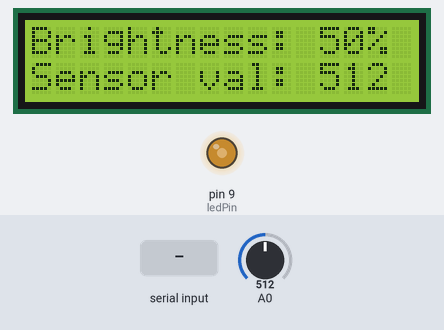
Simulated run of this sketch. Board: Arduino Uno, built with avr-gcc and run on an emulated ATmega328P. Shown: 16×2 character LCD, output pins drawn as LEDs (lit = HIGH). The inputs (shaded band) are chosen by the test bench; at power-on: A0 = 512.

Above: at 1.2 s.
1.3 s: "90,45\n" received over Serial
At 2.6 s:
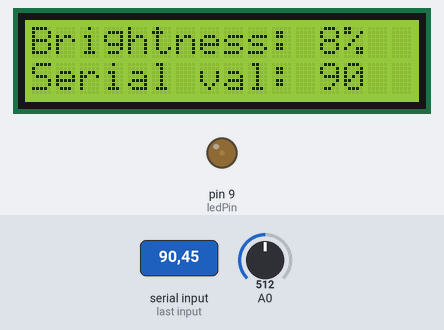
2.9 s: A0 set to 528
At 4.2 s:
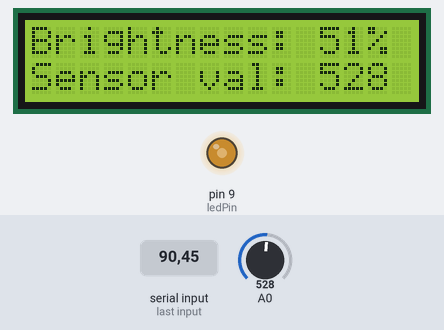
4.5 s: A0 set to 900
At 5.8 s:
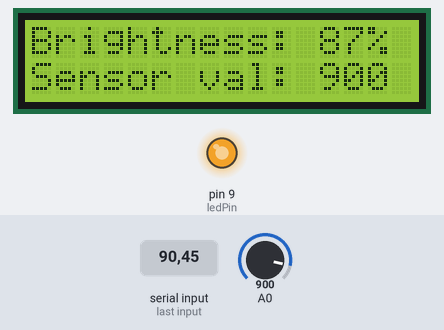
6.1 s: A0 set to 0
At 7.4 s:
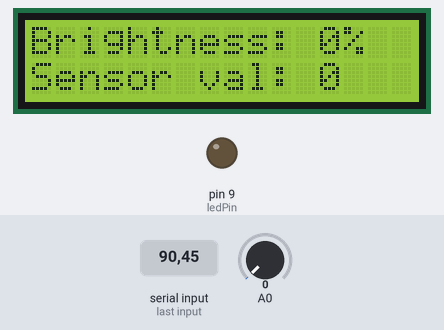
7.7 s: "30,150\n" received over Serial
At 8.9 s:
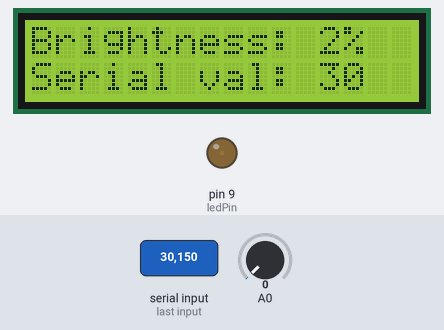
9.4 s: A0 set to 3
At 10.3 s:
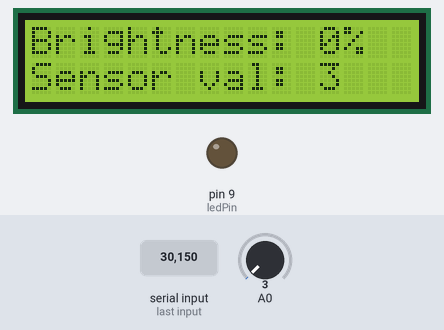
Timing chart, 0 to 12.0 s (numbered marks = the images above; inputs shaded):
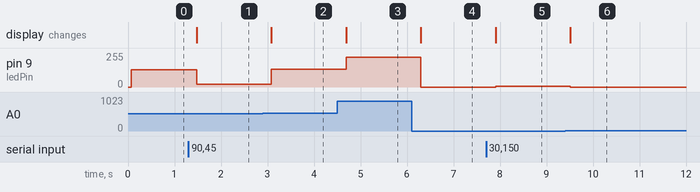

Measured:
- the behaviour switches between 513 and 514 on A0 (found by bisection; images 1 and 2)
- the behaviour switches between 1 and 2 on A0 (found by bisection; images 5 and 6)
- after the input at 1.3 s, pin 9 (ledPin): 128/255 → 22/255 after 0.18 s; the display: changes after 0.18 s (image 1)
- after the input at 2.9 s, pin 9 (ledPin): 22/255 → 132/255 after 0.18 s; the display: changes after 0.18 s (image 2)
- after the input at 4.5 s, pin 9 (ledPin): 132/255 → 225/255 after 0.19 s; the display: changes after 0.19 s (image 3)
- after the input at 6.1 s, pin 9 (ledPin): 225/255 → 0/255 after 0.20 s; the display: changes after 0.20 s (image 4)
- after the input at 7.7 s, pin 9 (ledPin): 0/255 → 7/255 after 0.21 s; the display: changes after 0.21 s (image 5)
- after the input at 9.4 s, pin 9 (ledPin): 7/255 → 0/255 after 0.11 s; the display: changes after 0.11 s (image 6)

The sketch:

ex01.ino
```cpp
#include <LiquidCrystal.h>

long           	prevSensorValue = -1;
long          	prevIncomingVal = 0;
const int     	ledPin = 9;
LiquidCrystal	lcd(12, 11, 5, 4, 3, 2);

void setup()
{
	lcd.begin(16, 2);
	Serial.begin(9600);
}

void  controlLed(long val, bool serial)
{
	lcd.clear();
	if (val > 1023)
	{
		lcd.print("Incoming: " + String(val));
		lcd.setCursor(0, 1);
		lcd.print("TOO HIGH!");
	}
	else if (val < 0)
	{
		lcd.print("Incoming: " + String(val));
		lcd.setCursor(0, 1);
		lcd.print("SHOULD BE >0!");
	}
	else
	{
		lcd.print("Brightness: " + String(int(val / 10.23)) + "%");
		lcd.setCursor(0, 1);
		if (serial)
			lcd.print("Serial val: " + String(val));
		else
			lcd.print("Sensor val: " + String(val));
		analogWrite(ledPin, val / 4);
	}
}

void loop()
{
	long  incomingVal;
	long  sensorValue;
	int   proc;

	sensorValue = analogRead(A0);
	if (sensorValue - prevSensorValue > 1 || sensorValue - prevSensorValue < -1)
	{
		prevSensorValue = sensorValue;
		controlLed(sensorValue, false);
	}
	else if (Serial.available() > 0)
	{
		incomingVal = Serial.parseInt(SKIP_ALL);
		proc = Serial.read();
		while (Serial.available() > 0)
			Serial.read();
		if ((incomingVal && incomingVal != prevIncomingVal) || proc == '%')
		{
			if (proc == '%')
				incomingVal = incomingVal * 10.23 + 1;
			prevIncomingVal = incomingVal;
			controlLed(incomingVal, true);
		}
	}
	 delay(200);
}
```
